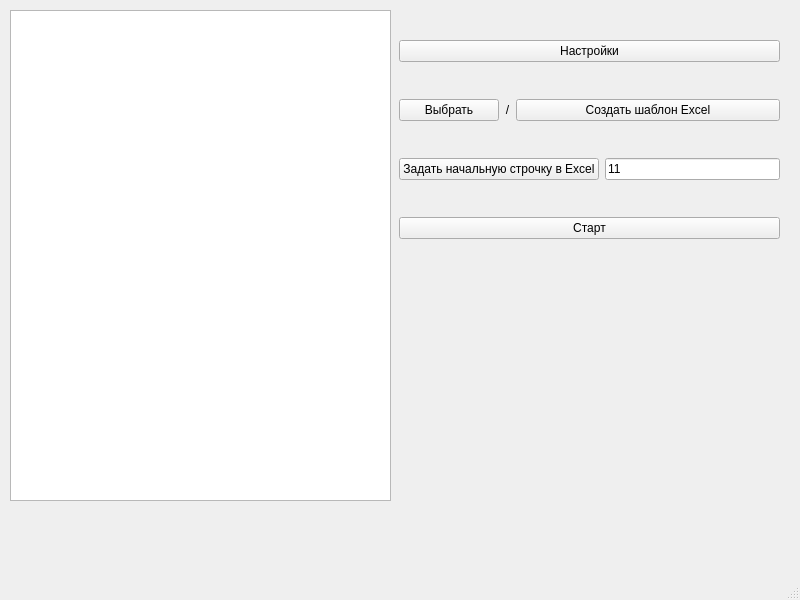
<?xml version="1.0" encoding="UTF-8"?>
<ui version="4.0">
 <class>MainWindow</class>
 <widget class="QMainWindow" name="MainWindow">
  <property name="geometry">
   <rect>
    <x>0</x>
    <y>0</y>
    <width>800</width>
    <height>600</height>
   </rect>
  </property>
  <property name="windowTitle">
   <string>MainWindow</string>
  </property>
  <property name="locale">
   <locale language="Russian" country="Kazakhstan"/>
  </property>
  <widget class="QWidget" name="centralwidget">
   <widget class="QWidget" name="verticalLayoutWidget">
    <property name="geometry">
     <rect>
      <x>399</x>
      <y>9</y>
      <width>381</width>
      <height>261</height>
     </rect>
    </property>
    <layout class="QVBoxLayout" name="MainVL">
     <item>
      <widget class="QPushButton" name="SettingsButton">
       <property name="text">
        <string>Настройки</string>
       </property>
      </widget>
     </item>
     <item>
      <layout class="QHBoxLayout" name="TemplateHL">
       <item>
        <widget class="QPushButton" name="ChooseButton">
         <property name="maximumSize">
          <size>
           <width>100</width>
           <height>16777215</height>
          </size>
         </property>
         <property name="text">
          <string>Выбрать</string>
         </property>
        </widget>
       </item>
       <item>
        <widget class="QLabel" name="label">
         <property name="enabled">
          <bool>true</bool>
         </property>
         <property name="maximumSize">
          <size>
           <width>5</width>
           <height>16777215</height>
          </size>
         </property>
         <property name="text">
          <string>/</string>
         </property>
         <property name="alignment">
          <set>Qt::AlignCenter</set>
         </property>
        </widget>
       </item>
       <item>
        <widget class="QPushButton" name="CreateButton">
         <property name="layoutDirection">
          <enum>Qt::LeftToRight</enum>
         </property>
         <property name="text">
          <string>Создать шаблон Excel</string>
         </property>
        </widget>
       </item>
      </layout>
     </item>
     <item>
      <layout class="QHBoxLayout" name="StartLineHL">
       <item>
        <widget class="QPushButton" name="StartLineButton">
         <property name="text">
          <string>Задать начальную строчку в Excel</string>
         </property>
        </widget>
       </item>
       <item>
        <widget class="QLineEdit" name="StartLineLineEdit">
         <property name="text">
          <string>11</string>
         </property>
        </widget>
       </item>
      </layout>
     </item>
     <item>
      <widget class="QPushButton" name="StartButton">
       <property name="text">
        <string>Старт</string>
       </property>
      </widget>
     </item>
    </layout>
   </widget>
   <widget class="QPlainTextEdit" name="ConsolePTE">
    <property name="geometry">
     <rect>
      <x>10</x>
      <y>10</y>
      <width>381</width>
      <height>491</height>
     </rect>
    </property>
    <property name="readOnly">
     <bool>true</bool>
    </property>
    <property name="plainText">
     <string/>
    </property>
   </widget>
  </widget>
  <widget class="QMenuBar" name="menubar">
   <property name="geometry">
    <rect>
     <x>0</x>
     <y>0</y>
     <width>800</width>
     <height>21</height>
    </rect>
   </property>
  </widget>
  <widget class="QStatusBar" name="statusbar"/>
 </widget>
 <resources/>
 <connections/>
</ui>
